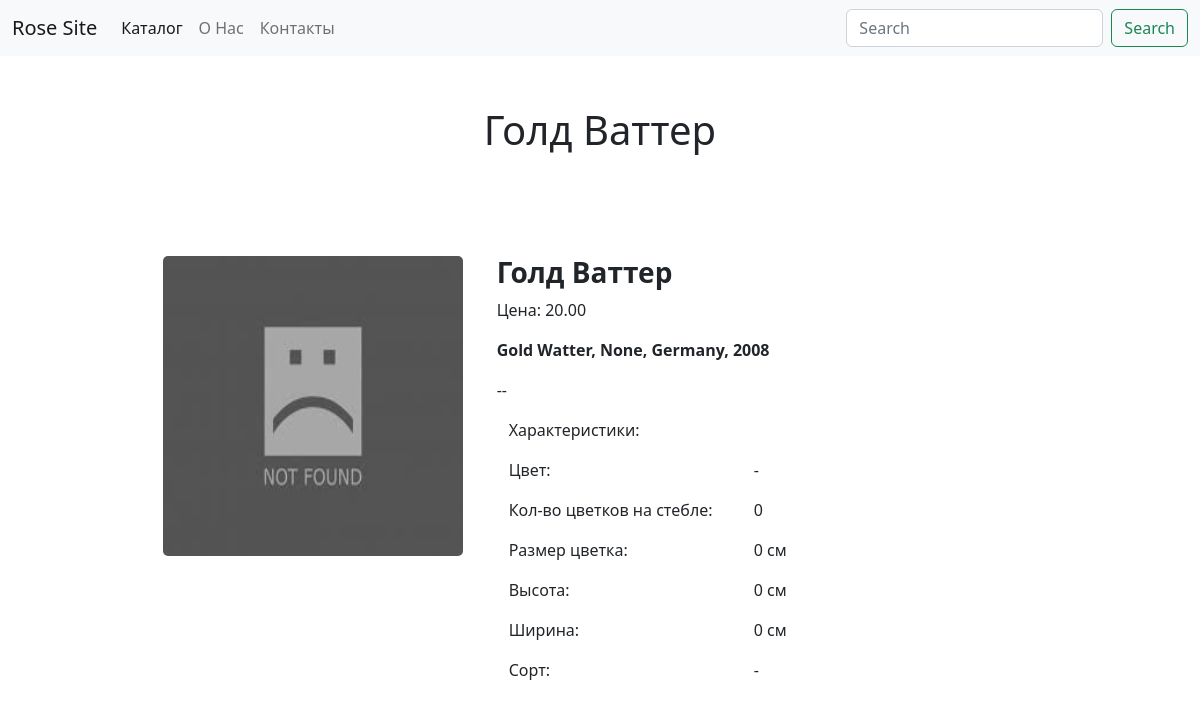
Page /catalog/Голд Ваттер on the committed database.
### catalog/models.py (models this page shows, shortened)
class Roses(models.Model):
    title = models.CharField(max_length=100)
    sort = models.CharField(max_length=100, default='Флорибунда')
    price = models.DecimalField(max_digits=6, decimal_places=2)
    img = models.ImageField(upload_to='categories/img')
    color = models.CharField(max_length=100, default='red')
    number_of_flowers = models.IntegerField(default=5)
    size_flowers = models.IntegerField(default=7)
    height = models.IntegerField(default=100)
    width = models.IntegerField(default=80)
    author = models.CharField(max_length=100, default='Peter J. James')
    year_made = models.IntegerField(default=2008)
    title_en = models.CharField(max_length=100, default='Eyes for You')
    city_made = models.CharField(max_length=100, default='Great Britain')
    description = models.TextField(default='')

### catalog/views.py (the view)
def rose_description(request, roses_title):
    print(roses_title)
    rose = get_object_or_404(models.Roses, title=roses_title)
    return render(request, 'catalog/rose_description.html', {'rose': rose})

### catalog/templates/catalog/rose_description.html (shortened to what this page needs)
{% extends 'home/base.html' %}
{% block content %}
<div class=" head_roses container text-center">
    <div class="row align-items-start">
        <div class="col">
            <h1>{{rose.title}}</h1>
        </div>
    </div>
</div>
<div>
    <div class="container text-center">
        <div class="row col_description">
            <div class="col-6 col-sm-4">
                <img id="myImg" src="{{ rose.img.url }}" alt="{{ rose.title }}" width="300" height="300">
            </div>
            <div class="col-6 col-sm-6">
                <div class="text-start">
                    <h3 class="fw-bold">{{ rose.title }}</h3>
                    <p>Цена: {{ rose.price }}</p>
                    <p class="fw-bold">{{ rose.title_en }}, {{ rose.author }}, {{ rose.city_made }}, {{ rose.year_made}}
                    </p>
                    <p>{{ rose.description }}</p>
                    <div class="container">
                        <div class="row justify-content-start">
                            <div class="col-6 text-start">
                                <p>Характеристики:</p>
                                <p>Цвет: </p>
                                <p>Кол-во цветков на стебле: </p>
                                <p>Размер цветка: </p>
                                <p>Высота: </p>
                                <p>Ширина: </p>
                                <p>Сорт: </p>
                            </div>
                            <div class="col-6 col-sm-6 text-start">
                                <p><br></p>
                                <p>{{ rose.color }}</p>
                                <p>{{ rose.number_of_flowers }}</p>
                                <p>{{ rose.size_flowers }} см</p>
                                <p>{{ rose.height }} см</p>
                                <p>{{ rose.width }} см</p>
                                <p>{{ rose.sort }}</p>
                            </div>
                        </div>
                    </div>
                </div>
            </div>
        </div>
    </div>
</div>
{% endblock %}

### catalog/static/catalog/css/all_categories.css (style rules this page uses)
.head_roses { height: 100px; margin-top: 50px; margin-bottom: 50px; }
.col_description { margin-left: 100px; }

### catalog/templates/catalog/rose_description.html (style rules this page uses)
#myImg { border-radius: 5px; cursor: pointer; transition: 0.3s; }

### rows in the picture
Roses: title "Голд Ваттер", img (picture), price "20.00", title_en "Gold Watter", author "None", city_made "Germany", year_made "2008", description "--", color "-", number_of_flowers "0", size_flowers "0", height "0", width "0", sort "-"
